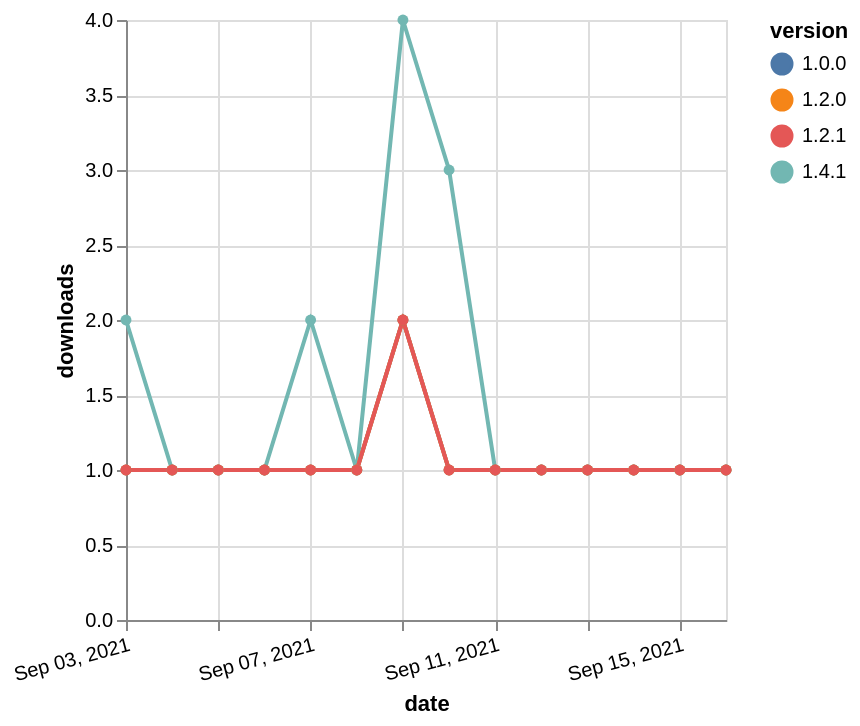

Vega-Lite specification for this chart:
### Vega-Lite specification from a JSON file in a GitHub repository (floating-point values rounded to 4 significant figures)
{"$schema": "https://vega.github.io/schema/vega-lite/v5.json", "description": "A simple bar chart with embedded data.", "data": {"values": [{"date": "2021-09-03", "total": 175, "delta": 1, "version": "1.0.0"}, {"date": "2021-09-04", "total": 176, "delta": 1, "version": "1.0.0"}, {"date": "2021-09-05", "total": 177, "delta": 1, "version": "1.0.0"}, {"date": "2021-09-06", "total": 178, "delta": 1, "version": "1.0.0"}, {"date": "2021-09-07", "total": 179, "delta": 1, "version": "1.0.0"}, {"date": "2021-09-08", "total": 180, "delta": 1, "version": "1.0.0"}, {"date": "2021-09-09", "total": 182, "delta": 2, "version": "1.0.0"}, {"date": "2021-09-10", "total": 183, "delta": 1, "version": "1.0.0"}, {"date": "2021-09-11", "total": 184, "delta": 1, "version": "1.0.0"}, {"date": "2021-09-12", "total": 185, "delta": 1, "version": "1.0.0"}, {"date": "2021-09-13", "total": 186, "delta": 1, "version": "1.0.0"}, {"date": "2021-09-14", "total": 187, "delta": 1, "version": "1.0.0"}, {"date": "2021-09-15", "total": 188, "delta": 1, "version": "1.0.0"}, {"date": "2021-09-16", "total": 189, "delta": 1, "version": "1.0.0"}, {"date": "2021-09-03", "total": 128, "delta": 2, "version": "1.4.1"}, {"date": "2021-09-04", "total": 129, "delta": 1, "version": "1.4.1"}, {"date": "2021-09-05", "total": 130, "delta": 1, "version": "1.4.1"}, {"date": "2021-09-06", "total": 131, "delta": 1, "version": "1.4.1"}, {"date": "2021-09-07", "total": 133, "delta": 2, "version": "1.4.1"}, {"date": "2021-09-08", "total": 134, "delta": 1, "version": "1.4.1"}, {"date": "2021-09-09", "total": 138, "delta": 4, "version": "1.4.1"}, {"date": "2021-09-10", "total": 141, "delta": 3, "version": "1.4.1"}, {"date": "2021-09-11", "total": 142, "delta": 1, "version": "1.4.1"}, {"date": "2021-09-12", "total": 143, "delta": 1, "version": "1.4.1"}, {"date": "2021-09-13", "total": 144, "delta": 1, "version": "1.4.1"}, {"date": "2021-09-14", "total": 145, "delta": 1, "version": "1.4.1"}, {"date": "2021-09-15", "total": 146, "delta": 1, "version": "1.4.1"}, {"date": "2021-09-16", "total": 147, "delta": 1, "version": "1.4.1"}, {"date": "2021-09-03", "total": 155, "delta": 1, "version": "1.2.0"}, {"date": "2021-09-04", "total": 156, "delta": 1, "version": "1.2.0"}, {"date": "2021-09-05", "total": 157, "delta": 1, "version": "1.2.0"}, {"date": "2021-09-06", "total": 158, "delta": 1, "version": "1.2.0"}, {"date": "2021-09-07", "total": 159, "delta": 1, "version": "1.2.0"}, {"date": "2021-09-08", "total": 160, "delta": 1, "version": "1.2.0"}, {"date": "2021-09-09", "total": 162, "delta": 2, "version": "1.2.0"}, {"date": "2021-09-10", "total": 163, "delta": 1, "version": "1.2.0"}, {"date": "2021-09-11", "total": 164, "delta": 1, "version": "1.2.0"}, {"date": "2021-09-12", "total": 165, "delta": 1, "version": "1.2.0"}, {"date": "2021-09-13", "total": 166, "delta": 1, "version": "1.2.0"}, {"date": "2021-09-14", "total": 167, "delta": 1, "version": "1.2.0"}, {"date": "2021-09-15", "total": 168, "delta": 1, "version": "1.2.0"}, {"date": "2021-09-16", "total": 169, "delta": 1, "version": "1.2.0"}, {"date": "2021-09-03", "total": 140, "delta": 1, "version": "1.2.1"}, {"date": "2021-09-04", "total": 141, "delta": 1, "version": "1.2.1"}, {"date": "2021-09-05", "total": 142, "delta": 1, "version": "1.2.1"}, {"date": "2021-09-06", "total": 143, "delta": 1, "version": "1.2.1"}, {"date": "2021-09-07", "total": 144, "delta": 1, "version": "1.2.1"}, {"date": "2021-09-08", "total": 145, "delta": 1, "version": "1.2.1"}, {"date": "2021-09-09", "total": 147, "delta": 2, "version": "1.2.1"}, {"date": "2021-09-10", "total": 148, "delta": 1, "version": "1.2.1"}, {"date": "2021-09-11", "total": 149, "delta": 1, "version": "1.2.1"}, {"date": "2021-09-12", "total": 150, "delta": 1, "version": "1.2.1"}, {"date": "2021-09-13", "total": 151, "delta": 1, "version": "1.2.1"}, {"date": "2021-09-14", "total": 152, "delta": 1, "version": "1.2.1"}, {"date": "2021-09-15", "total": 153, "delta": 1, "version": "1.2.1"}, {"date": "2021-09-16", "total": 154, "delta": 1, "version": "1.2.1"}]}, "width": "container", "mark": {"type": "line", "point": {"filled": true}}, "encoding": {"x": {"field": "date", "type": "temporal", "timeUnit": "yearmonthdate", "title": "date", "axis": {"labelAngle": -15}}, "y": {"field": "delta", "type": "quantitative", "title": "downloads"}, "color": {"field": "version", "type": "nominal"}, "tooltip": {"field": "delta"}}}
